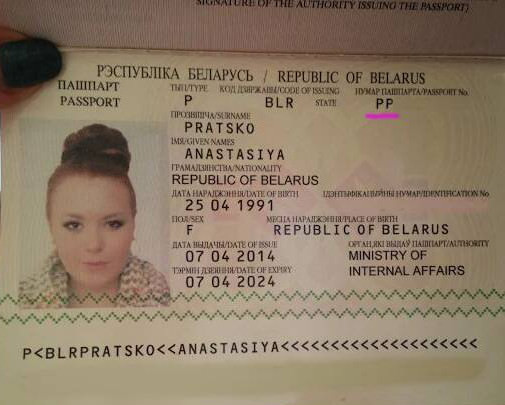
#> input picture examples/pass-example.jpg, 505 x 405 px
$ python -i deskew.py   (imports and definitions only)
#> lines starting #> are read from the running program, lines starting #| are printed output that depends on the picture; after the words box and inside, x2 and y2 are one past the last pixel; in counts of white or black regions, pixels touching at a corner belong together
#> further down, picture is the input picture: shape (405, 505, 3); mean B, G, R 103.3, 124.1, 141.6
import cv2
import numpy as np


def detect_skew_angle(image: np.ndarray) -> float:
    # Estimate the document rotation angle using min-area rectangle on text pixels.
    gray = image if image.ndim == 2 else cv2.cvtColor(image, cv2.COLOR_BGR2GRAY)
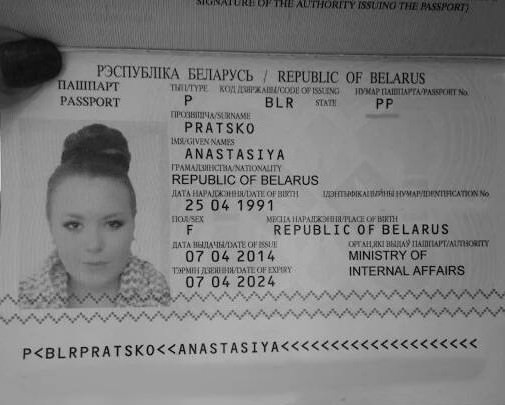
#> gray: shape (405, 505); min 2, max 208, mean 127

    blurred = cv2.GaussianBlur(gray, (5, 5), 0)
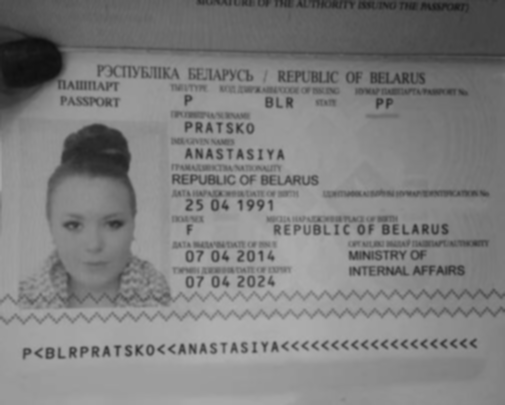
#> blurred: shape (405, 505); min 14, max 176, mean 127
    _, thresh = cv2.threshold(blurred, 0, 255, cv2.THRESH_BINARY_INV + cv2.THRESH_OTSU)
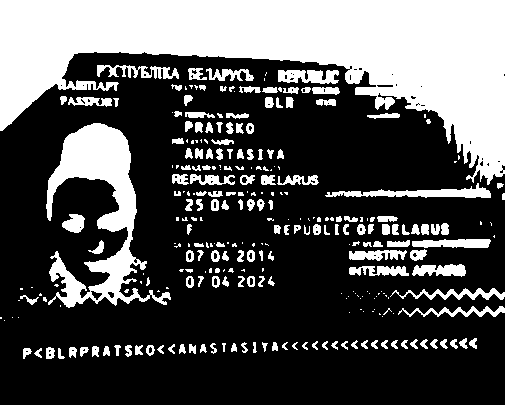
#> thresh: shape (405, 505); 32.6% white; 290 white regions (117 under 20 px), largest, box (x1, y1, x2, y2) and area: (0, 0, 505, 185) 43015, (46, 123, 171, 308) 7863, (325, 183, 491, 198) 1063

    coords = np.column_stack(np.where(thresh > 0))
#> coords = 66606 pairs, first value 0 to 358, second value 0 to 504
    if coords.shape[0] < 100:
        return 0.0

    angle = cv2.minAreaRect(coords)[-1]
#> angle = -90

    if angle < -45:
        angle = 90 + angle
#> angle = 0
    elif angle > 45:
        angle = angle - 90

    return float(angle)


def deskew(image: np.ndarray) -> np.ndarray:
    # Rotate the image to correct small skew angles detected in the scan.
    angle = detect_skew_angle(image)
#> angle = 0
    if abs(angle) < 0.5:
        return image

    height, width = image.shape[:2]
    center = (width // 2, height // 2)
    matrix = cv2.getRotationMatrix2D(center, angle, 1.0)

    return cv2.warpAffine(
        image, matrix,(width, height), flags=cv2.INTER_CUBIC, borderMode=cv2.BORDER_REPLICATE
    )

>>> import cv2
>>> picture = cv2.imread('../../examples/pass-example.jpg')
>>> result = deskew(picture)
